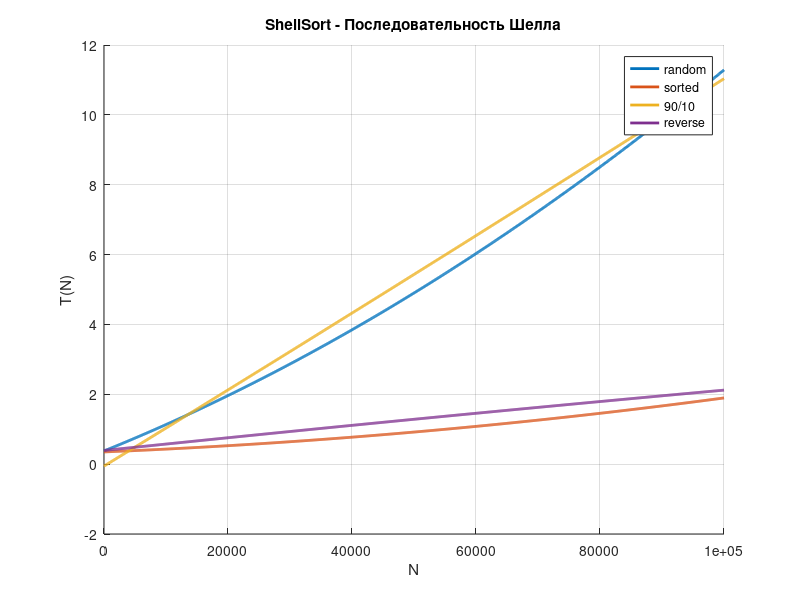

This chart was generated by the following MATLAB code:

% ШАБЛОН ДЛЯ РЕГРЕССИИ

x = [0, 10000, 20000, 30000, 40000, 50000, 60000, 70000, 80000, 90000, 100000];

y_1 = [0, 2, 2, 2, 4, 5, 6, 7, 9, 10, 11];
y_2 = [0, 1, 0, 1, 1, 1, 1, 1, 1, 2, 2];
y_3 = [0, 1, 2, 3, 5, 5, 7, 7, 9, 10, 11];
y_4 = [0, 1, 1, 1, 1, 1, 1, 2, 2, 2, 2];

p1 = polyfit(x, y_1, 2);
p2 = polyfit(x, y_2, 2);
p3 = polyfit(x, y_3, 2);
p4 = polyfit(x, y_4, 2);


x_values = linspace(0, 100000, 1000); 

y_values_1 = polyval(p1, x_values); 
y_values_2 = polyval(p2, x_values); 
y_values_3 = polyval(p3, x_values); 
y_values_4 = polyval(p4, x_values); 


figure;

hold on;

plot(x_values, y_values_1, 'DisplayName', 'random', 'LineWidth', 2); 
plot(x_values, y_values_2, 'DisplayName', 'sorted', 'LineWidth', 2); 
plot(x_values, y_values_3, 'DisplayName', '90/10', 'LineWidth', 2); 
plot(x_values, y_values_4, 'DisplayName', 'reverse', 'LineWidth', 2); 



xlabel('N'); 

ylabel('T(N)');

title('ShellSort - Последовательность Шелла'); 

legend show; % 

grid on; % 